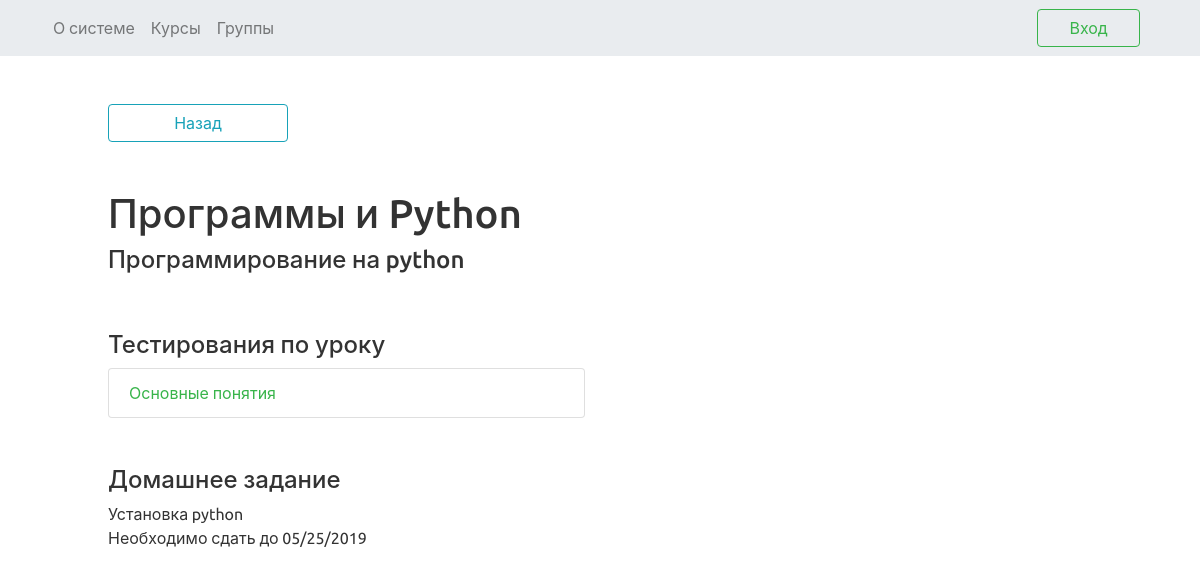
/lesson/1/, run on the app's committed database.
### learn_app/models.py (models this page shows, shortened)
class Lesson(models.Model):
    number = models.IntegerField(verbose_name='Номер урока')
    theme = models.CharField(max_length=50, verbose_name='Тема урока')
    course = models.ForeignKey(Course, null=True, on_delete=models.SET_NULL, verbose_name='Курс')

class Course(models.Model):
    name = models.CharField(max_length=50,verbose_name='Название курса')
    description = models.CharField(max_length=400, verbose_name='Описание курса')
    def __str__(self):
        return self.name
    def get_absolute_url(self):
        return reverse('course_detail_url', kwargs={'name': self.name})

class Test(models.Model):
    user = models.ForeignKey(User, on_delete=models.SET_NULL, null=True)
    lesson = models.ForeignKey(Lesson, on_delete=models.CASCADE, verbose_name='По темам урока')
    theme = models.CharField(max_length=20, verbose_name='Тема тестирования')
    def pass_test(self):
        return reverse('test_pass_url', kwargs={'id': self.id})

class Homework(models.Model):
    text = models.CharField(max_length=600, verbose_name='Домашнее задание')
    lesson = models.ForeignKey(Lesson, on_delete=models.SET_NULL, null=True, verbose_name='Урок')
    deadline = models.DateTimeField(verbose_name='Срок сдачи (в формате "01/29/19")')

### learn_app/views.py (the view)
# urls.py: path('lesson/<str:id>/', view.LessonDetail.as_view(), name='lesson_detail_url'),
class LessonDetail(View):
    model = Lesson
    template = 'lesson_detail.html'
    def get(self, request, id):
        lesson = get_object_or_404(self.model, id__iexact=id)
        tests = list(Test.objects.filter(lesson=lesson.id))
        try:
            homework = Homework.objects.get(lesson=lesson)
        except ObjectDoesNotExist:
            homework = None
        return render(request, self.template, context={'lesson': lesson, 'tests': tests, 'homework': homework})

### templates/lesson_detail.html (shortened to what this page needs)
{% extends 'base.html' %}
{% block content %}
    {% load static %}
    <link rel="stylesheet" type="text/css" href="{% static 'index.css' %}">
    <div class = 'container'>
        <a href="{{ lesson.course.get_absolute_url }}" class="btn btn-outline-info mt-5 ml-5 col-lg-2"> Назад </a>
        <div class = 'col-lg-8 p-5'>
            <h1> {{ lesson.theme | capfirst }} </h1>
            <h4>  {{ lesson.course | capfirst }} </h4>
        </div>
        <h4 class="ml-5"> Тестирования по уроку </h4>
        {% if tests %}
            <ol class="list-group pl-5 pb-5 col-lg-6">
                {% if user.user_type.id == 1 %}
                    {% for test in tests %}
                        <li class="list-group-item"><a class="text-success" href="{{ test.get_absolute_url }}">{{ test.theme }} </a></li>
                    {% endfor %}
                {% else %}
                    {% for test in tests %}
                        <li class="list-group-item"><a class="text-success" href="{{ test.pass_test }}">{{ test.theme }} </a></li>
                    {% endfor %}
                {% endif %}
            </ol>
        {% else %}
            <div class="ml-5 mt-3 mb-3">Тестирования пока нет</div>
        {% endif %}
        <h4 class="ml-5"> Домашнее задание </h4>
        {% if homework %}
            <div class="ml-5">{{ homework.text }}</div>
            <div class="ml-5 mb-5">Необходимо сдать до {{ homework.deadline |date:"SHORT_DATE_FORMAT" }}</div>
        {% else %}
            <div class="ml-5 mt-3 mb-3">Домашнего задания пока нет</div>
        {% endif %}
    </div>
{% endblock %}

### easy_learn/static/index.css (style rules this page uses)
* { padding: 0px; margin: 0px; }

### data on the page
Lesson: theme "Программы и Python", course "Программирование на python"
Test: theme "Основные понятия"
Homework: text "Установка python", deadline "05/25/2019"
